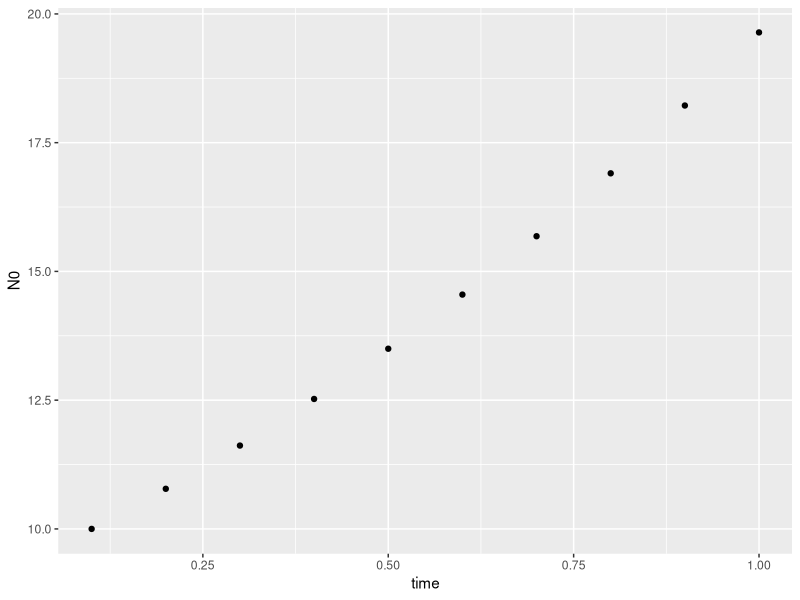
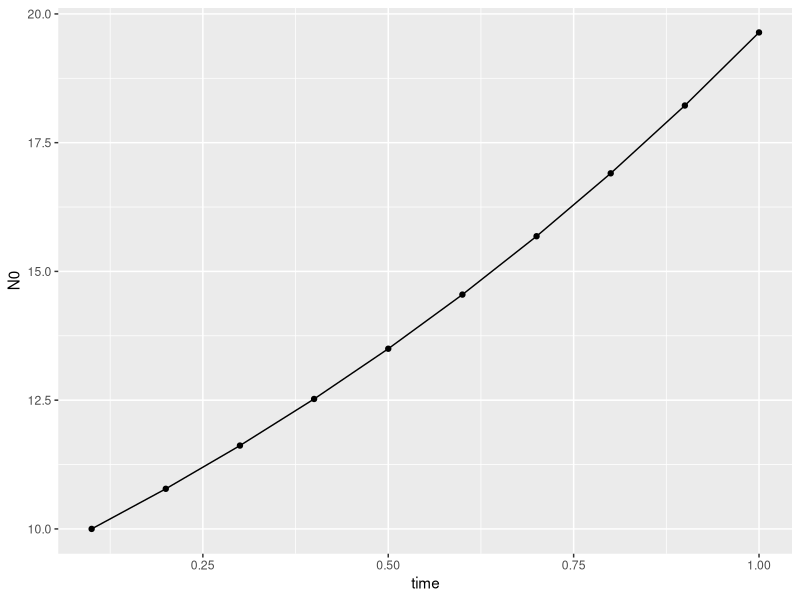
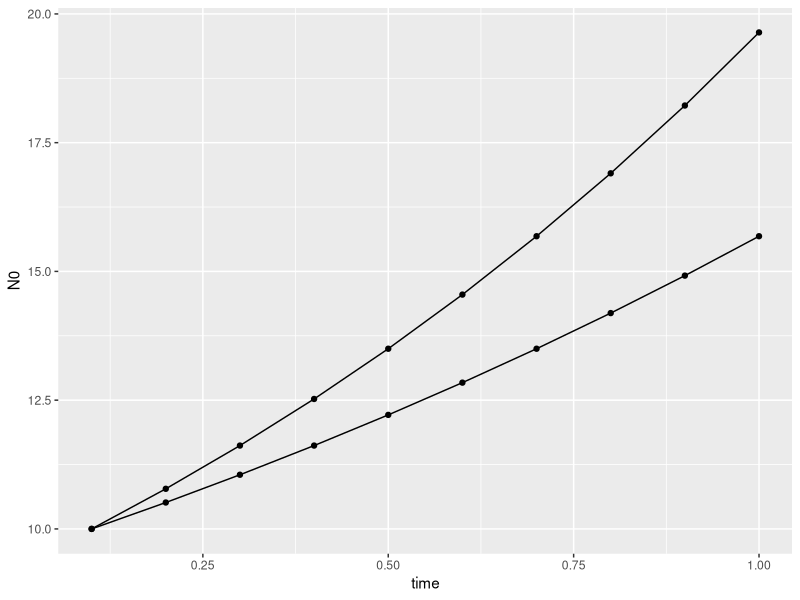
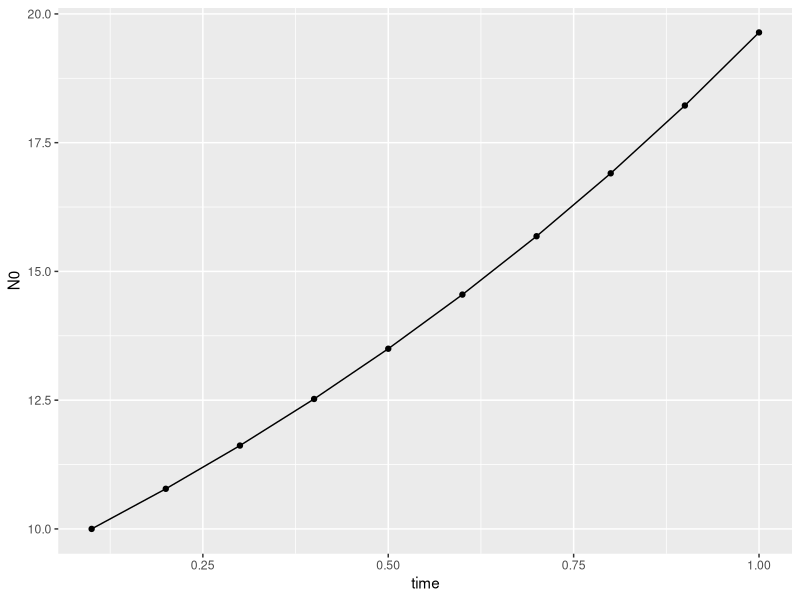
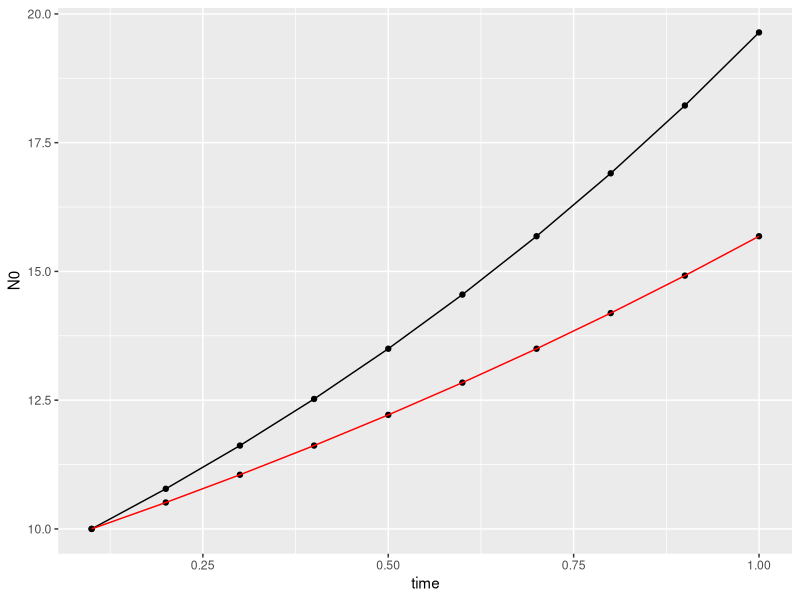
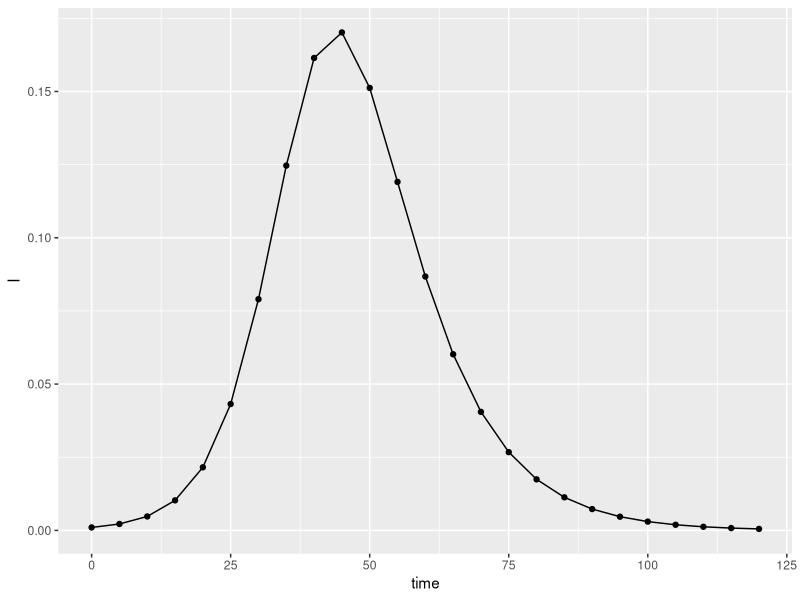
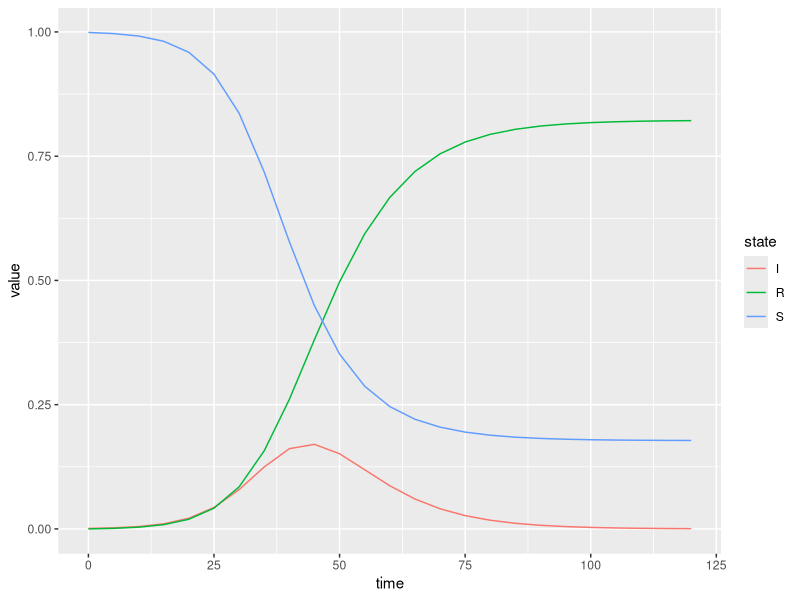
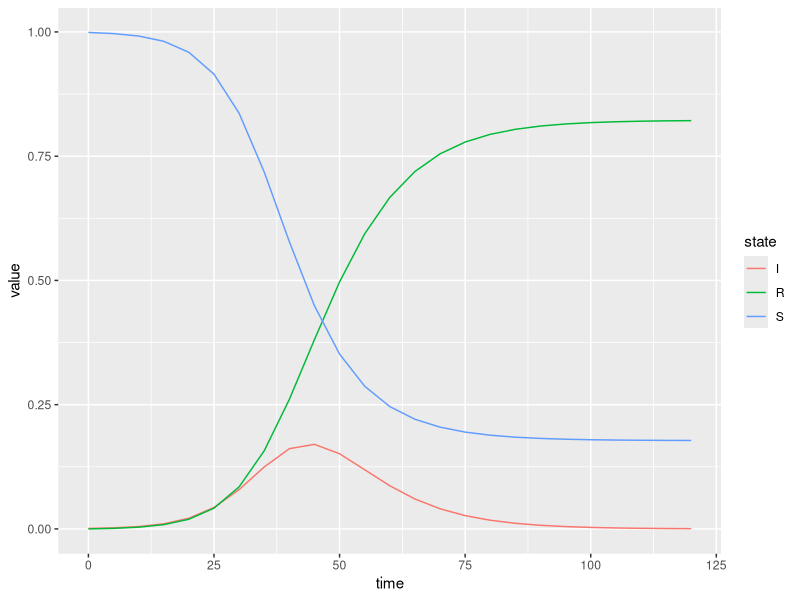

These charts were generated, in order, by the following R code:
## ---- chunk 1
knitr::opts_chunk$set(echo = TRUE, eval = TRUE)
## ---- chunk 2
# install package (if not already)
#install.packages("deSolve")
# load library
library(deSolve)
# load some of the other libraries we will need later on
library(tidyverse)
## ---- chunk 3
ExponentialGrowth <- function(t, y, params) {
# Computes the rate of change of the variable y over time
#
# Args:
#   t: vector of time points in the integration
#   y: vector of variables in the differential equation
#   params: vector of parameter values
#
# Returns:
#   The rate of change of the variable y.

  N <- y # create local variable N

  # the argument to "with" lets us use the variable names
  with(as.list(c(params)), { 
    dN <- r*N     # Right hand side of the differential equation
    dx <- c(dN) # combine results into a single vector dx
    list(dx) # return list of results
    }
  )
}  

## ---- chunk 4
# the only parameter in the exponential growth model is the grawth rate (r). Let's define r=0.75
parameters <- c(r = 0.75) 
## ---- chunk 5
t.vector <- seq(0.1, 1, by = 0.1) 
## ---- chunk 6
y0 <- c(N0 = 10) 
## ---- chunk 7
sim1 <- lsoda(y = y0, times = t.vector, func = ExponentialGrowth, parms = parameters)
## ---- chunk 8
parameters2 <- c(r = 0.5) # create a new vector for the params arguement
sim2 <- lsoda(y = y0, times = t.vector, func = ExponentialGrowth, parms = parameters2)
## ---- chunk 9

ggplot(data = sim1, aes(x = time, y = N0)) + 
  geom_point() 

## ---- chunk 10

str(sim1) # use the `?` to look up the str() function

#?ggplot()
## ---- chunk 11
sim1 <- as.data.frame(sim1) # convert sim1 to a data.frame for plotting  
sim2 <- as.data.frame(sim2) # convert sim2 to a data.frame as well

# plot sim1 as points 
ggplot(data = sim1, aes(x = time, y = N0)) + 
  geom_point() +
  geom_line()

## ---- chunk 12
# start with the original sim1 plot
ggplot(data = sim1, aes(x = time, y = N0)) + 
  geom_point() +
  geom_line() + 
  geom_point(data =sim2, aes(time, N0)) +  # we can add points and lines from sim2 by calling the sim2 data, and defining the aesthetic
  geom_line(data =sim2, aes(time, N0))


## ---- chunk 13
# save the sim1 plot as an object
p <- ggplot(data = sim1, aes(x = time, y = N0)) + 
      geom_point() +
      geom_line()

p # call the object p plots the figure 


# add sim2 data to the plot `p`
p + geom_point(data = sim2, aes(x = time,y = N0)) + 
    geom_line(data = sim2, aes(x = time,y = N0), color = 'red')
  

## ---- chunk 14

DensityDepSIR <- function(t,x,params){
  # Computes the rate of change of the variables S, I and R over time
   #
   # Args:
   # t: vector of time points in the integration
   # x: vector of variables in the differential equation
   # params: vector of parameter values
   #
   # Returns:
   # The rate of change of the variables S, I and R.
    
   S <- x[1] #create local variable S, the first element of x
   I <- x[2] #create local variable I
   R <- x[3] #create local variable R
  
  
   with( #we can simplify code using "with"
   as.list(params), #this argument to "with" lets us use the variable names
   { #the system of rate equations
     dS <- -beta*S*I
     dI <- beta*S*I-gamma*I
     dR <- gamma*I
     dx <- c(dS,dI,dR) #combine results into a single vector dx
     list(dx) #return result as a list,
     #note order must be same as the state variables
     }
     )
}

## ---- chunk 15
# time points for the integration
t.SIR <-seq(0,120,by=5)

# Initial conditions S,I,R
xstart<- c(S=999/1000,I=1/1000,R=0)

# parameter values
SIRparameters <- c(beta=0.3, gamma=1/7)

## ---- chunk 16

# simulate an outbreak
SIRsim <- as.data.frame(lsoda(y = xstart, times = t.SIR, func = DensityDepSIR, parms = SIRparameters))

## ---- chunk 17
ggplot(data = SIRsim, aes( x = time, y = I)) +
  geom_point() +
  geom_line() 
## ---- chunk 18

longSIRsim <- SIRsim %>% 
              gather(key = state, value = value, S:R)

ggplot(data = longSIRsim, aes(time, value, color = state)) + 
    geom_line()

## ---- chunk 19

SIRsim %>% 
  gather(key = state, value = value, S:R) %>%  # the gathered data is fed directly into ggplot without creating a secondary object. 
  ggplot(data = ., aes(time, value, color = state)) + 
    geom_line()


## ---- chunk 20
# Uncomment command, and add relative path to script
# source()

## ---- chunk 21
Nt <- 10 # starting population
r <- 0.02 # population increases 2% each time
Nt1 <- Nt + r*Nt
## ---- chunk 22
for(i in 1:10){
  print(i)
}
## ---- chunk 23
N.seq <- c(rep(0,100)) # make a vector where the calculations will be stored. 
N.seq[1] <- 10 # set the current population size to 10 

for(i in 1:100){
    N.seq[i+1] <- N.seq[i] + (r*N.seq[i])
}

N.seq
